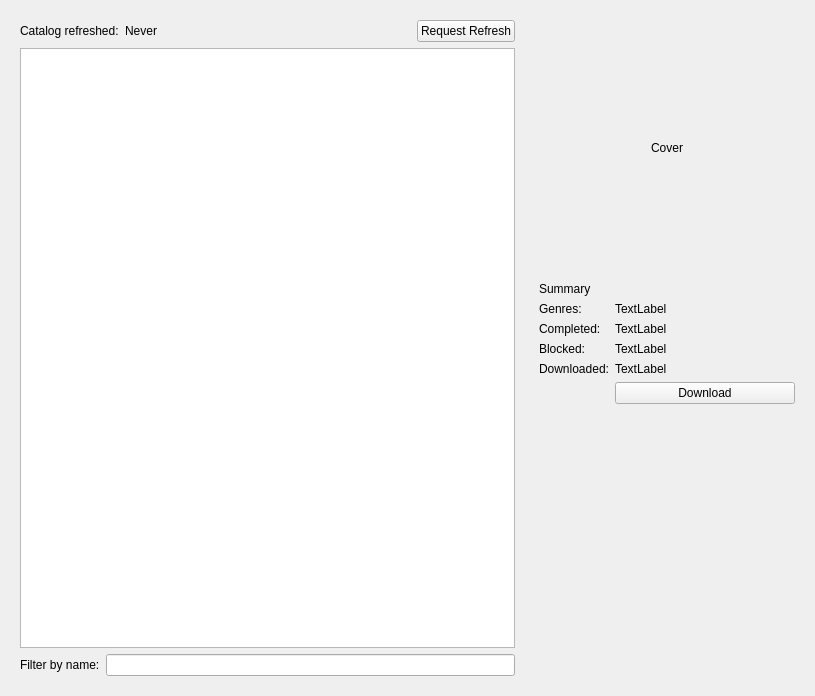
<?xml version="1.0" encoding="UTF-8"?>
<ui version="4.0">
 <class>ExternalLibrary</class>
 <widget class="QWidget" name="ExternalLibrary">
  <property name="geometry">
   <rect>
    <x>0</x>
    <y>0</y>
    <width>815</width>
    <height>696</height>
   </rect>
  </property>
  <property name="windowTitle">
   <string>Form</string>
  </property>
  <layout class="QHBoxLayout" name="horizontalLayout_4">
   <item>
    <widget class="QWidget" name="widget" native="true">
     <layout class="QVBoxLayout" name="verticalLayout_2">
      <item>
       <layout class="QHBoxLayout" name="horizontalLayout_2">
        <item>
         <widget class="QLabel" name="label_6">
          <property name="text">
           <string>Catalog refreshed:</string>
          </property>
         </widget>
        </item>
        <item>
         <widget class="QLabel" name="catalogRefreshedAt">
          <property name="text">
           <string>Never</string>
          </property>
         </widget>
        </item>
        <item>
         <spacer name="horizontalSpacer">
          <property name="orientation">
           <enum>Qt::Horizontal</enum>
          </property>
          <property name="sizeHint" stdset="0">
           <size>
            <width>40</width>
            <height>20</height>
           </size>
          </property>
         </spacer>
        </item>
        <item>
         <widget class="QPushButton" name="requestCatalogRefresh">
          <property name="text">
           <string>Request Refresh</string>
          </property>
         </widget>
        </item>
       </layout>
      </item>
      <item>
       <layout class="QVBoxLayout" name="verticalLayout">
        <item>
         <widget class="QListView" name="listComics">
          <property name="editTriggers">
           <set>QAbstractItemView::NoEditTriggers</set>
          </property>
         </widget>
        </item>
        <item>
         <layout class="QHBoxLayout" name="horizontalLayout">
          <item>
           <widget class="QLabel" name="label">
            <property name="text">
             <string>Filter by name:</string>
            </property>
           </widget>
          </item>
          <item>
           <widget class="QLineEdit" name="lineEdit"/>
          </item>
         </layout>
        </item>
       </layout>
      </item>
     </layout>
    </widget>
   </item>
   <item>
    <widget class="QWidget" name="widget_1" native="true">
     <property name="sizePolicy">
      <sizepolicy hsizetype="Fixed" vsizetype="Preferred">
       <horstretch>0</horstretch>
       <verstretch>0</verstretch>
      </sizepolicy>
     </property>
     <layout class="QFormLayout" name="formLayout">
      <property name="fieldGrowthPolicy">
       <enum>QFormLayout::AllNonFixedFieldsGrow</enum>
      </property>
      <item row="0" column="0" colspan="2">
       <widget class="QLabel" name="comicsCover">
        <property name="sizePolicy">
         <sizepolicy hsizetype="Fixed" vsizetype="Fixed">
          <horstretch>0</horstretch>
          <verstretch>0</verstretch>
         </sizepolicy>
        </property>
        <property name="minimumSize">
         <size>
          <width>256</width>
          <height>256</height>
         </size>
        </property>
        <property name="maximumSize">
         <size>
          <width>256</width>
          <height>256</height>
         </size>
        </property>
        <property name="text">
         <string>Cover</string>
        </property>
        <property name="alignment">
         <set>Qt::AlignCenter</set>
        </property>
       </widget>
      </item>
      <item row="1" column="0" colspan="2">
       <widget class="QLabel" name="comicsSummary">
        <property name="text">
         <string>Summary</string>
        </property>
       </widget>
      </item>
      <item row="2" column="0">
       <widget class="QLabel" name="label_2">
        <property name="text">
         <string>Genres:</string>
        </property>
       </widget>
      </item>
      <item row="2" column="1">
       <widget class="QLabel" name="comicsGenres">
        <property name="text">
         <string>TextLabel</string>
        </property>
       </widget>
      </item>
      <item row="3" column="0">
       <widget class="QLabel" name="label_3">
        <property name="text">
         <string>Completed:</string>
        </property>
       </widget>
      </item>
      <item row="3" column="1">
       <widget class="QLabel" name="comicsCompleted">
        <property name="text">
         <string>TextLabel</string>
        </property>
       </widget>
      </item>
      <item row="4" column="0">
       <widget class="QLabel" name="label_4">
        <property name="text">
         <string>Blocked:</string>
        </property>
       </widget>
      </item>
      <item row="4" column="1">
       <widget class="QLabel" name="comicsBlocked">
        <property name="text">
         <string>TextLabel</string>
        </property>
       </widget>
      </item>
      <item row="5" column="0">
       <widget class="QLabel" name="label_5">
        <property name="text">
         <string>Downloaded:</string>
        </property>
       </widget>
      </item>
      <item row="5" column="1">
       <widget class="QLabel" name="comicsIssuesDownload">
        <property name="text">
         <string>TextLabel</string>
        </property>
       </widget>
      </item>
      <item row="6" column="1">
       <widget class="QPushButton" name="pushButton">
        <property name="text">
         <string>Download</string>
        </property>
       </widget>
      </item>
     </layout>
    </widget>
   </item>
  </layout>
 </widget>
 <resources/>
 <connections/>
</ui>
